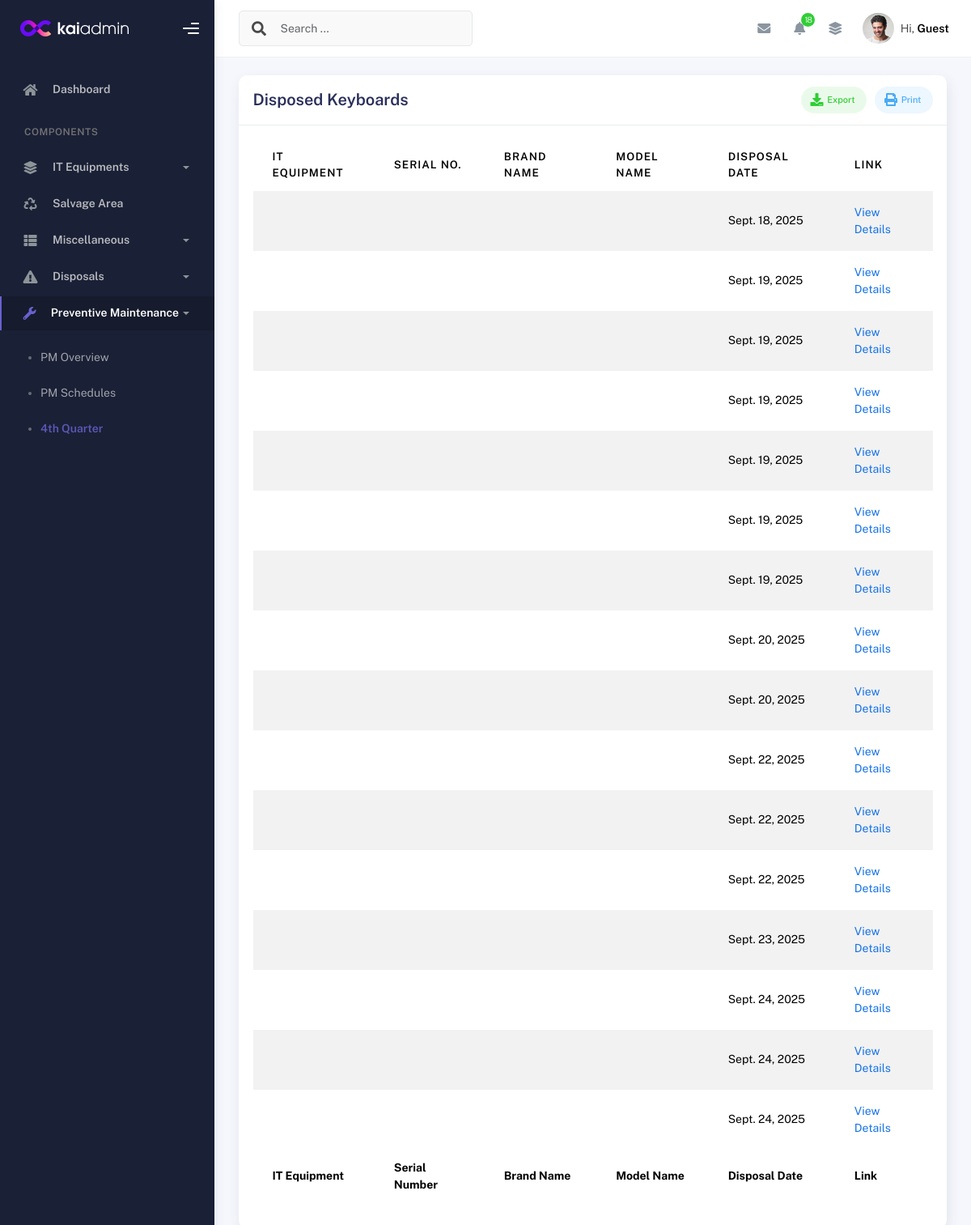
The page /disposed_keyboards/ on the database its author committed.
### inventory/models.py (models this page shows, shortened)
class DisposedKeyboard(models.Model):
    keyboard_dispose_db = models.ForeignKey(KeyboardDetails, on_delete=models.CASCADE)
    desktop_package = models.ForeignKey(Desktop_Package, related_name='keyboards_details', on_delete=models.CASCADE, null=True)
    disposed_under = models.ForeignKey(DisposedDesktopDetail, on_delete=models.CASCADE, related_name="disposed_keyboards", null=True, blank=True)
    disposal_date = models.DateField(default=timezone.now)

### inventory/views.py (the view)
# urls.py: path('disposed_keyboards/', views.disposed_keyboards, name='disposed_keyboards'),
def disposed_keyboards(request):
    disposed_keyboards = DisposedKeyboard.objects.all()
    return render(request, 'disposed_keyboards.html', {'disposed_keyboards': disposed_keyboards})

### templates/disposed_keyboards.html (shortened to what this page needs)
{% extends 'base.html' %}
{% block content %}
<div class="container">
  <div class="page-inner">
    <div class="row">
      <div class="col-md-12">
        <div class="card">
          <div class="card-header">
            <div class="card-head-row">
              <h4 class="card-title">Disposed Keyboards</h4>
              <div class="card-tools">
                <a href="#" class="btn btn-label-success btn-round btn-sm me-2">
                  <span class="btn-label">
                  </span>
                  Export
                </a>
                <a href="#" class="btn btn-label-info btn-round btn-sm">
                  <span class="btn-label">
                  </span>
                  Print
                </a>
              </div>
            </div>
          </div>
          <div class="card-body">
            <div class="table-responsive">
              <table id="disposed-keyboards-table" class="display table table-striped table-hover">
                <thead>
                  <tr>
                    <th>IT Equipment</th>
                    <th>Serial No.</th>
                    <th>Brand Name</th>
                    <th>Model Name</th>
                    <th>Disposal Date</th>
                    <th>Link</th>
                  </tr>
                </thead>
                <tfoot>
                  <tr>
                    <th>IT Equipment</th>
                    <th>Serial Number</th>
                    <th>Brand Name</th>
                    <th>Model Name</th>
                    <th>Disposal Date</th>
                    <th>Link</th>
                  </tr>
                </tfoot>
                <tbody>
                  {% for disposed_keyboard in disposed_keyboards %}
                  <tr>
                    <td>{{ disposed_keyboard.keyboard.desktop_package }}</td>
                    <td>{{ disposed_keyboard.keyboard.keyboard_sn }}</td>
                    <td>{{ disposed_keyboard.keyboard.brand }}</td>
                    <td>{{ disposed_keyboard.keyboard.model }}</td>
                    <td>{{ disposed_keyboard.disposal_date }}</td>
                    <td>
                      <a href="{% url 'desktop_detailed_view' disposed_keyboard.keyboard.desktop_package.id %}">
                        <span class="sub-item">View Details</span>
                      </a>
                    </td>
                  </tr>
                  {% endfor %}
                </tbody>
              </table>
            </div>
          </div>
        </div>
      </div>
    </div>
  </div>
</div>
{% endblock %}

### rows shown on the page
DisposedKeyboard: disposal_date "Sept. 18, 2025"
DisposedKeyboard: disposal_date "Sept. 19, 2025"
DisposedKeyboard: disposal_date "Sept. 19, 2025"
DisposedKeyboard: disposal_date "Sept. 19, 2025"
DisposedKeyboard: disposal_date "Sept. 19, 2025"
DisposedKeyboard: disposal_date "Sept. 19, 2025"
DisposedKeyboard: disposal_date "Sept. 19, 2025"
DisposedKeyboard: disposal_date "Sept. 20, 2025"
DisposedKeyboard: disposal_date "Sept. 20, 2025"
DisposedKeyboard: disposal_date "Sept. 22, 2025"
DisposedKeyboard: disposal_date "Sept. 22, 2025"
DisposedKeyboard: disposal_date "Sept. 22, 2025"
DisposedKeyboard: disposal_date "Sept. 23, 2025"
DisposedKeyboard: disposal_date "Sept. 24, 2025"
DisposedKeyboard: disposal_date "Sept. 24, 2025"
DisposedKeyboard: disposal_date "Sept. 24, 2025"

### other values the page prints
{{ pending_pm_count }} "18"
